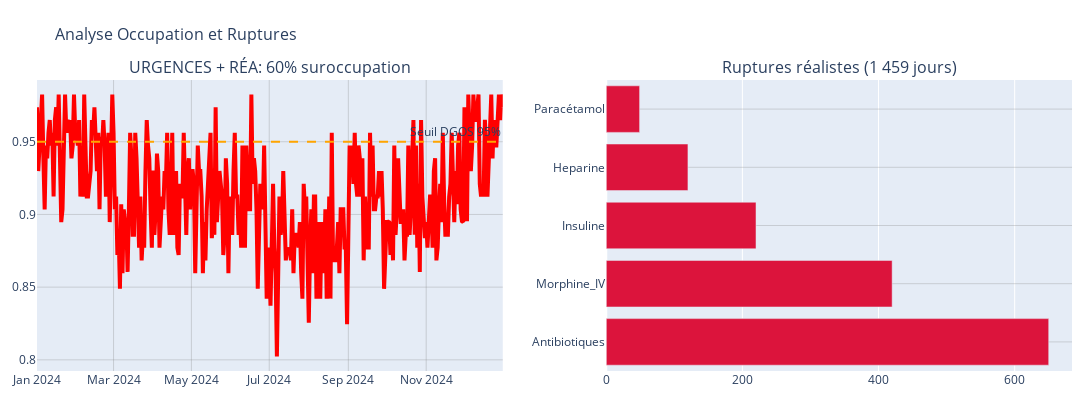

Notebook code for this chart:
### Code cell
import plotly.graph_objects as go
from plotly.subplots import make_subplots
import pandas as pd

# Création des sous-graphiques (1 ligne, 2 colonnes)
fig = make_subplots(rows=1, cols=2, 
                    subplot_titles=('URGENCES + RÉA: 60% suroccupation', 
                                  'Ruptures réalistes (1 459 jours)'))

# Urgences vs reéa - Graphique en ligne
critiques = df_lits[df_lits['service'].isin(['Urgences_(Passage_court)', 'PRAGUES_(Réa/Pneumo)'])]
daily_max = critiques.groupby('date')['taux_occupation'].max().reset_index()

fig.add_trace(
    go.Scatter(x=daily_max['date'], y=daily_max['taux_occupation'],
               mode='lines', line=dict(color='red', width=4),
               name='Taux occupation', line_shape='linear'),
    row=1, col=1
)

# Ligne seuil horizontale
fig.add_hline(y=0.95, line_dash="dash", line_color="orange",
              annotation_text="Seuil DGOS 95%", row=1, col=1)

# Ruptures hiérarchiques 
ruptures = {
    'Antibiotiques': 650, 'Morphine_IV': 420, 'Insuline': 220, 
    'Heparine': 120, 'Paracétamol': 49
}
ruptures_keys = list(ruptures.keys())
ruptures_values = list(ruptures.values())

fig.add_trace(
    go.Bar(y=ruptures_keys, x=ruptures_values,
           orientation='h', marker_color='crimson',
           name='Ruptures'),
    row=1, col=2
)

# Mise en forme finale
fig.update_layout(
    height=400, width=1200,
    showlegend=False,
    title_text="Analyse Occupation et Ruptures",
    title_font_size=16,
    font=dict(size=12)
)

# Grilles et mise en page
fig.update_xaxes(gridcolor='rgba(128,128,128,0.3)', row=1, col=1)
fig.update_yaxes(gridcolor='rgba(128,128,128,0.3)', row=1, col=1)
fig.update_yaxes(gridcolor='rgba(128,128,128,0.3)', row=1, col=2)

fig.update_layout(margin=dict(l=20, r=20, t=80, b=20))
fig.show()

### Figure 1 — Plotly figure (JSON) as saved in the notebook; plotly's stock layout.template omitted (floating-point values rounded to 4 significant figures; data arrays with more than 128 entries replaced by an {"elided": "..."} marker saying what was removed)
{"data": [{"line": {"color": "red", "shape": "linear", "width": 4}, "mode": "lines", "name": "Taux occupation", "type": "scatter", "x": {"elided": "366 str values"}, "xaxis": "x", "y": {"elided": "366 float values"}, "yaxis": "y"}, {"marker": {"color": "crimson"}, "name": "Ruptures", "orientation": "h", "type": "bar", "x": [650, 420, 220, 120, 49], "xaxis": "x2", "y": ["Antibiotiques", "Morphine_IV", "Insuline", "Heparine", "Paracétamol"], "yaxis": "y2"}], "layout": {"annotations": [{"font": {"size": 16}, "showarrow": false, "text": "URGENCES + RÉA: 60% suroccupation", "x": 0.225, "xanchor": "center", "xref": "paper", "y": 1, "yanchor": "bottom", "yref": "paper"}, {"font": {"size": 16}, "showarrow": false, "text": "Ruptures réalistes (1 459 jours)", "x": 0.775, "xanchor": "center", "xref": "paper", "y": 1, "yanchor": "bottom", "yref": "paper"}, {"showarrow": false, "text": "Seuil DGOS 95%", "x": 1, "xanchor": "right", "xref": "x domain", "y": 0.95, "yanchor": "bottom", "yref": "y"}], "font": {"size": 12}, "height": 400, "margin": {"b": 20, "l": 20, "r": 20, "t": 80}, "shapes": [{"line": {"color": "orange", "dash": "dash"}, "type": "line", "x0": 0, "x1": 1, "xref": "x domain", "y0": 0.95, "y1": 0.95, "yref": "y"}], "showlegend": false, "title": {"font": {"size": 16}, "text": "Analyse Occupation et Ruptures"}, "width": 1200, "xaxis": {"anchor": "y", "domain": [0, 0.45], "gridcolor": "rgba(128,128,128,0.3)"}, "xaxis2": {"anchor": "y2", "domain": [0.55, 1]}, "yaxis": {"anchor": "x", "domain": [0, 1], "gridcolor": "rgba(128,128,128,0.3)"}, "yaxis2": {"anchor": "x2", "domain": [0, 1], "gridcolor": "rgba(128,128,128,0.3)"}}}
